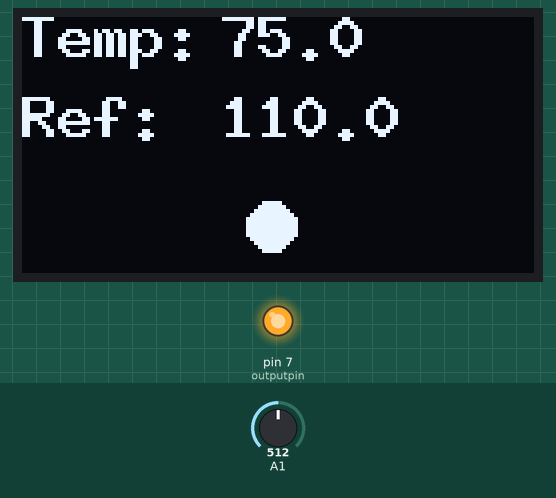
This program was run on a simulated Arduino Uno, built with avr-gcc and run on an emulated ATmega328P. On the bench: 128×64 one-colour display, output pins drawn as LEDs (lit = HIGH). The test bench sets the inputs (shaded band); at power-on: A1 = 512. What the program prints to the serial monitor is not drawn.

Above: at 1.2 s.
1.3 s: A1 set to 716
At 2.8 s:
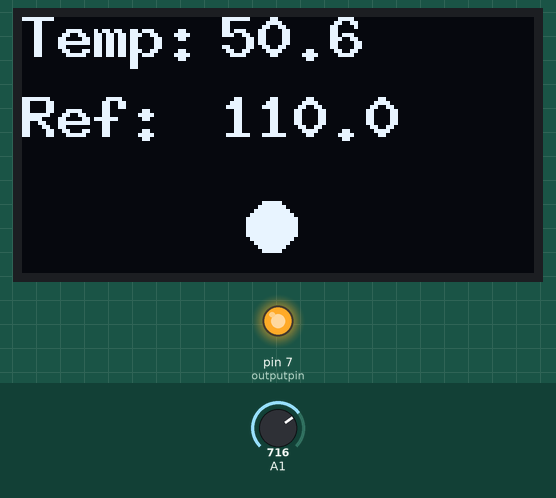
3.1 s: A1 set to 900
At 4.5 s:
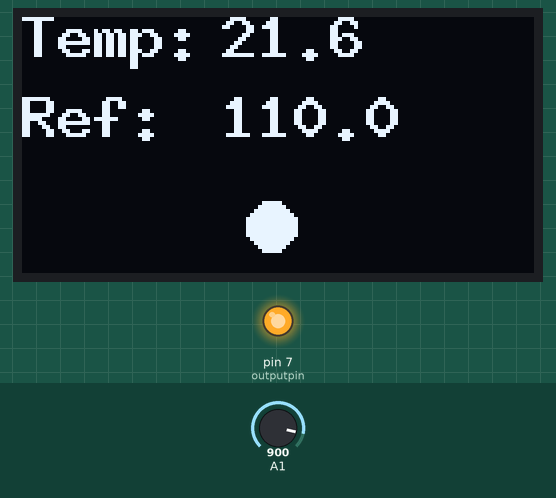
4.8 s: A1 set to 1023
At 6.2 s:
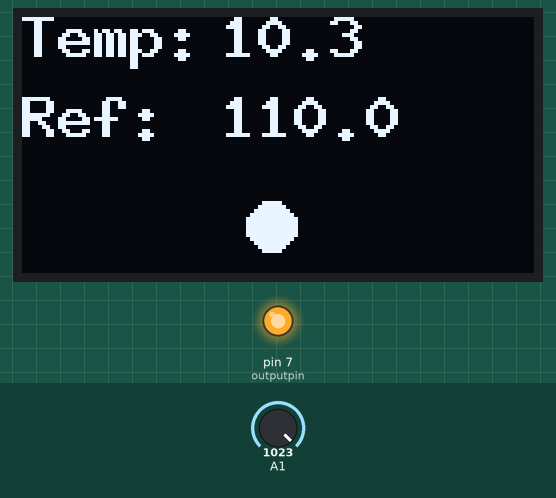
6.5 s: A1 set to 511
At 7.9 s:
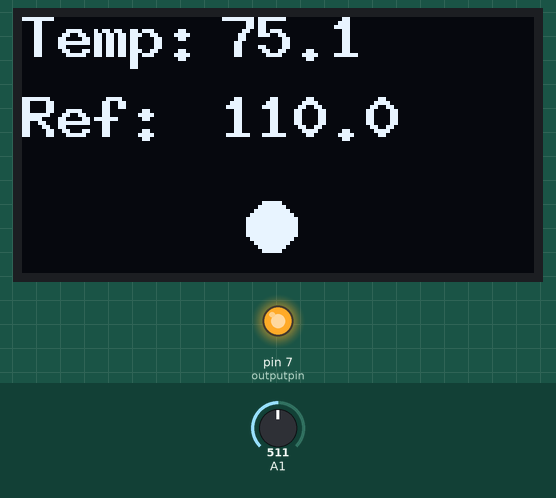
Timing chart, 0 to 9.3 s (numbered marks = the images above; inputs shaded):
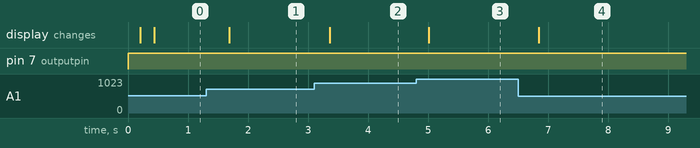

The program:

main.cpp
```cpp
#include <Arduino.h>
#include "display.h"

#define ADC_INF   450
#define ADC_SUP   950
#define ADC_BUFF  8

const int outputpin =  7;
const uint16_t temp[] PROGMEM = {941,939,938,936,935,933,932,930,928,927,925,924,922,921,919,918,//0 473  // ADC -> 950 - 450
                916,914,913,911,910,908,907,905,904,902,901,899,898,897,895,894, //16
                892,891,889,888,886,885,883,882,881,879,878,876,875,873,872,871, //32
                869,868,866,865,864,862,861,860,858,857,855,854,853,851,850,849, //48
                847,846,845,843,842,841,839,838,837,835,834,833,831,830,829,828, //64
                826,825,824,822,821,820,819,817,816,815,813,812,811,810,808,807, //80
                806,805,803,802,801,800,798,797,796,795,793,792,791,790,789,787, //96
                786,785,784,782,781,780,779,778,776,775,774,773,772,770,769,768, //112
                767,766,765,763,762,761,760,759,757,756,755,754,753,752,750,749, //128
                748,747,746,745,743,742,741,740,739,738,736,735,734,733,732,731, //144
                729,728,727,726,725,724,723,721,720,719,718,717,716,714,713,712, //160
                711,710,709,708,706,705,704,703,702,701,700,698,697,696,695,694, //176
                693,692,690,689,688,687,686,685,684,682,681,680,679,678,677,676, //192
                674,673,672,671,670,669,667,666,665,664,663,662,660,659,658,657, //208
                656,655,654,652,651,650,649,648,646,645,644,643,642,641,639,638, //224
                637,636,635,634,632,631,630,629,628,626,625,624,623,622,620,619, //240
                618,617,616,614,613,612,611,609,608,607,606,604,603,602,601,600, //256
                598,597,596,595,593,592,591,590,588,587,586,584,583,582,581,579, //272
                578,577,576,574,573,572,570,569,568,566,565,564,563,561,560,559, //288
                557,556,555,553,552,551,549,548,546,545,544,542,541,540,538,537, //304
                536,534,533,531,530,529,527,526,524,523,522,520,519,517,516,514, //320
                513,511,510,509,507,506,504,503,501,500,498,497,495,494,492,491, //336
                489,488,486,485,483,482,480,479,477,476,474,472,471,469,468,466, //352
                465,463,461,460,458,457,455,453,452,450,448,447,445,444,442,440, //368
                439,437,435,434,432,430,428,427,425,423,422,420,418,416,415,413, //384
                411,409,408,406,404,402,401,399,397,395,393,392,390,388,386,384, //400
                382,381,379,377,375,373,371,369,367,366,364,362,360,358,356,354, //416
                352,350,348,346,344,342,340,338,336,334,332,330,328,326,324,322, //432
                320,318,316,314,312,310,308,306,303,301,299,297,295,293,291,288, //448
                286,284,282,280,278,275,273,271,269,266,264,262,260,257,255,253, //464
                251,248,246,244,241,239,237,234,232,230,227,225,223,220,218,215, //480
                213,211,208,206,203};

uint16_t ref;
uint16_t tmp;
uint16_t erro;
uint8_t dutycycle;

uint16_t TempGet(){

  uint16_t data = 0, valor;

  // valor =  2000;
  valor = analogRead(A1);

  if(valor < ADC_INF){
    data = pgm_read_word(&temp[0]);
  }else if(valor > ADC_SUP){
    data = pgm_read_word(&temp[ADC_SUP - ADC_INF]);
  }else{
    data = pgm_read_word(&temp[valor - ADC_INF]);
  }

  return data - 100;
}

Dysplay display_1;

void setup()
{
    Serial.begin(9600);
    pinMode(outputpin, OUTPUT);
    display_1 = Dysplay();
    ref = 0;
    tmp = 0;
    erro = 0;
    dutycycle = 0;
}

void loop()
{
    ref=1100;
    tmp = TempGet();

    Serial.print("Temperatura: ");
    Serial.print(tmp);
    Serial.println(" graus");
    Serial.println("");

    if(tmp < ref) erro = 30*(ref - tmp);
    else erro = 0;
    if(erro>255) erro = 255;
    dutycycle = erro;

    for(uint16_t i=0; i<256; i++)
    {
      if(i > dutycycle) digitalWrite(outputpin, LOW);
      else digitalWrite(outputpin, HIGH);
      // delay(1);
    }
    if(erro>0) display_1.set_power_flag(0xff);
    else display_1.set_power_flag(0x00);
    display_1.draw(tmp, ref);
}
```

display.cpp
```cpp
//By Lucas Seara Manoel - LPAE - IFSC
#include <Arduino.h>
#include "display.h"

Dysplay::Dysplay()
{
    u8g = U8GLIB_SSD1306_128X64(U8G_I2C_OPT_NO_ACK);

    if ( u8g.getMode() == U8G_MODE_R3G3B2 ) {
        u8g.setColorIndex(128);     // white
    }
    else if ( u8g.getMode() == U8G_MODE_GRAY2BIT ) {
        u8g.setColorIndex(3);         // max intensity
    }
    else if ( u8g.getMode() == U8G_MODE_BW ) {
        u8g.setColorIndex(1);         // pixel on
    }
    else if ( u8g.getMode() == U8G_MODE_HICOLOR ) {
        u8g.setHiColorByRGB(255,0,0);
    }

    init_draw_flag = 1;
}

void Dysplay::init_draw()
{
    u8g.firstPage();
    do
    {
        this->_init_draw();
    } while(u8g.nextPage());
    // delay(600);
}

void Dysplay::_init_draw()
{
    u8g.setFont(u8g_font_9x15B);
    u8g.drawStr(0, 10, "load");
    u8g.drawStr(10, 30, " display...");
    u8g.drawStr(30, 60, "by Lucas");
    init_draw_flag=0;
}

void Dysplay::draw(uint16_t temp, uint16_t ref)
{
    u8g.firstPage();
    do
    {
        if(init_draw_flag) this->init_draw();
        else this->_draw(temp, ref);
    } while(u8g.nextPage());
}

void Dysplay::_draw(uint16_t temp, uint16_t ref)
{
    u8g.setFont(u8g_font_9x15B);
    u8g.drawStr(0, 10, "Temp:");
    u8g.setPrintPos(50, 10);
    u8g.print(temp/10);u8g.print('.');u8g.print(temp%10);
    u8g.drawStr(0, 30, "Ref:");
    u8g.setPrintPos(50, 30);
    u8g.print(ref/10);u8g.print('.');u8g.print(ref%10);
    if(power_flag)
        u8g.drawDisc(62, 52, 6, U8G_DRAW_ALL);
}

void Dysplay::set_power_flag(uint8_t pwr_flag)
{
    power_flag = pwr_flag;
}
```

display.h
```cpp
//By Lucas Seara Manoel - LPAE - IFSC
#include <U8glib.h>

class Dysplay
{
protected:
	U8GLIB_SSD1306_128X64 u8g;
    uint8_t init_draw_flag;
    uint8_t power_flag;

public:
	Dysplay();
    void set_power_flag(uint8_t pwr_flag);
    void init_draw();
    void _init_draw();
    void draw(uint16_t temp, uint16_t ref);
    void _draw(uint16_t temp, uint16_t ref);
    void first_page();
    uint8_t next_page();
};
```

Measured:
- after the input at 1.3 s, the display: changes after 0.38 s (image 1)
- after the input at 3.1 s, the display: changes after 0.27 s (image 2)
- after the input at 4.8 s, the display: changes after 0.21 s (image 3)
- after the input at 6.5 s, the display: changes after 0.35 s (image 4)
